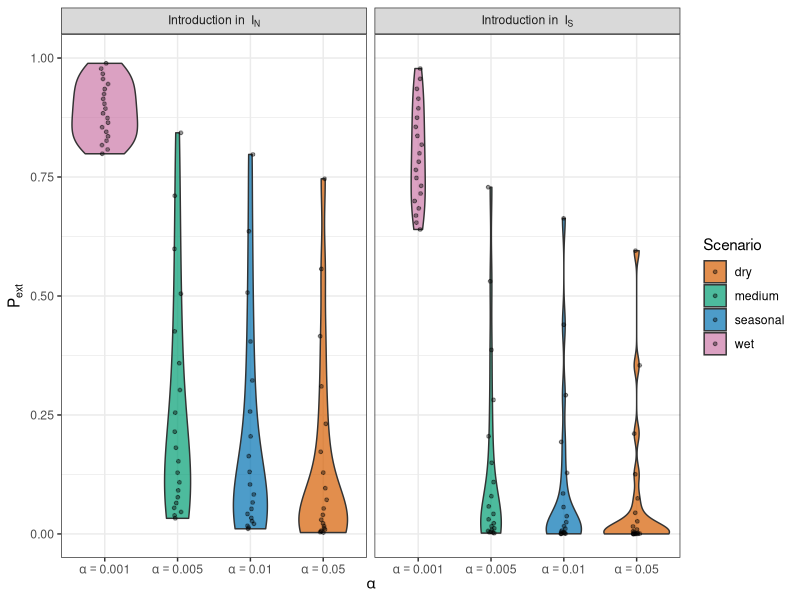

Write R code to recreate this figure. (Note: this script raises an error after producing the figure.)
## ============================================================
## Violin plots of extinction probability vs alpha
## P_ext(alpha, IN0, IS0) = (u1_star(alpha))^IN0 * (u2_star(alpha))^IS0
## Two seeding scenarios: seed in IN only, seed in IS only
## ============================================================

rm(list = ls())

library(dplyr)
library(ggplot2)

## --- Parameters (your values) -------------------------------
Lambda  <- 10        # recruitment
mu      <- 0.005     # natural death
beta1   <- 0.00005   # transmission from IN
beta2   <- 0.0001    # transmission from IS
gamma1  <- 0.1       # recovery IN
gamma2  <- 0.1       # recovery IS
d1      <- 0.01      # disease death IN
d2      <- 0.01      # disease death IS

nu1 <- gamma1 + mu + d1
nu2 <- gamma2 + mu + d2

## --- Choose alpha values (those you used: 0.01, 0.255, 0.5) --
alpha_vals <- c(0.001, 0.005, 0.01, 0.05)

## --- R0(alpha) for the autonomous model ---------------------
R0_alpha <- function(alpha) {
  Lambda/(alpha + mu) * ( beta1/nu1 + alpha*beta2/(mu*nu2) )
}

## --- DFE for constant alpha (autonomous model) --------------
S_DFE <- function(alpha) {
  S1_0 <- Lambda / (alpha + mu)
  S2_0 <- alpha * Lambda / (mu * (alpha + mu))
  c(S1_0 = S1_0, S2_0 = S2_0)
}

## --- Branching PGF map f(u) for given alpha -----------------
## u = (u1, u2)
f_map <- function(u, alpha) {
  S  <- S_DFE(alpha)
  S1_0 <- S["S1_0"]; S2_0 <- S["S2_0"]
  
  u1 <- u[1]; u2 <- u[2]
  
  denom1 <- nu1 + beta1 * (S1_0 + S2_0)
  denom2 <- nu2 + beta2 * (S1_0 + S2_0)
  
  f1 <- (beta1 * S1_0 * u1^2 + beta1 * S2_0 * u1 * u2 + nu1) / denom1
  f2 <- (beta2 * S2_0 * u2^2 + beta2 * S1_0 * u1 * u2 + nu2) / denom2
  
  # clamp to [0,1] to avoid tiny numeric excursions
  f1 <- min(max(f1, 0), 1)
  f2 <- min(max(f2, 0), 1)
  
  c(f1, f2)
}

## --- Compute u* for a given alpha (fixed point of f) --------
compute_u_star <- function(alpha, tol = 1e-8, max_iter = 2000) {
  R0 <- R0_alpha(alpha)
  if (R0 <= 1) return(c(1, 1))  # sure extinction
  
  u <- c(0, 0)
  for (k in 1:max_iter) {
    u_new <- f_map(u, alpha)
    
    if (any(is.na(u_new))) {
      # sécurité : si ça explose numériquement, on retourne extinction certaine
      return(c(1, 1))
    }
    
    if (max(abs(u_new - u)) < tol) {
      u <- u_new
      break
    }
    u <- u_new
  }
  u
}

## --- Precompute u*(alpha) WITHOUT rowwise/list complications --
u_mat <- sapply(alpha_vals, compute_u_star)  # matrix 2 x length(alpha_vals)

u_star_tbl <- tibble(
  alpha       = alpha_vals,
  u1          = u_mat[1, ],
  u2          = u_mat[2, ],
  R0          = R0_alpha(alpha_vals),
  alpha_label = paste0("alpha = ", alpha_vals)
)

print(u_star_tbl)
# tu dois maintenant voir u1 ET u2 non-NA, ~ (0.79, 0.66), etc.

## --- Range of initial infected ------------------------------
IN0_max <- 20
IS0_max <- 20

## 1) Seed in IN only: IN0 = 1..20, IS0 = 0 --------------------
df_IN <- expand.grid(
  alpha = alpha_vals,
  IN0   = 1:IN0_max   # >= 1
) %>%
  left_join(u_star_tbl, by = "alpha") %>%
  mutate(
    IS0  = 0,
    Pext = (u1^IN0) * (u2^IS0),
    seed = "IN"
    )

## 2) Seed in IS only: IS0 = 1..20, IN0 = 0 --------------------
df_IS <- expand.grid(
  alpha = alpha_vals,
  IS0   = 1:IS0_max
) %>%
  left_join(u_star_tbl, by = "alpha") %>%
  mutate(
    IN0  = 0,
    Pext = (u1^IN0) * (u2^IS0),
    seed = "IS"
  )

## Combine both scenarios --------------------------------------
df_all <- bind_rows(df_IN, df_IS) %>%
  mutate(
    seed = factor(seed, levels = c("IN","IS")),
   # seed = factor(seed, levels = c("Seed in IN", "Seed in IS")),
    # map alpha -> stress scenario, to reuse same colours as before
    scenario = case_when(
      alpha == 0.001 ~ "wet",
      alpha == 0.005 ~ "medium",
      alpha == 0.01  ~ "seasonal",
      alpha == 0.05  ~ "dry",
      TRUE           ~ "other"
    ),
    scenario = factor(scenario, levels = c("dry", "medium", "seasonal", "wet"))
  )

seed_labels <- c(
  IN = "'Introduction in '~I[N]",
  IS = "'Introduction in '~I[S]"
)

## --- Violin plot with colour by stress scenario --------------
p_violin <- ggplot(
  df_all,
  aes(x = factor(alpha), y = Pext, fill = scenario)
) +
  geom_violin(colour = "grey20", alpha = 0.7) +
  geom_jitter(width = 0.05, height = 0, alpha = 0.4, size = 1) +
  facet_wrap(~ seed) +
  scale_y_continuous(limits = c(0, 1)) +
  # labels de l’axe x en maths : alpha == 0.01, etc.
  scale_x_discrete(
    labels = function(x) parse(text = paste0("alpha==", x))
  ) +
  # même palette que pour tes autres figures (à adapter si besoin)
  scale_fill_manual(
    name   = "Scenario",
    values = c(
      "dry"      = "#D55E00",   # rouge/orange
      "medium"   = "#009E73",   # vert
      "seasonal" = "#0072B2",   # bleu
      "wet"      = "#CC79A7"    # violet
    )
  ) +
  labs(
    x = expression(alpha),
    y = expression(P[ext])
    # title = expression("Distribution of extinction probability" ~ P[ext] ~
    #                    " over initial conditions, for different " * alpha)
  ) +
  facet_wrap(
    ~ seed, 
    labeller = as_labeller(seed_labels, label_parsed)
  ) +
  theme_bw()

print(p_violin)

ggsave("fig/violin_P_ext.pdf", p_violin, width = 9, height = 4, dpi = 300)
